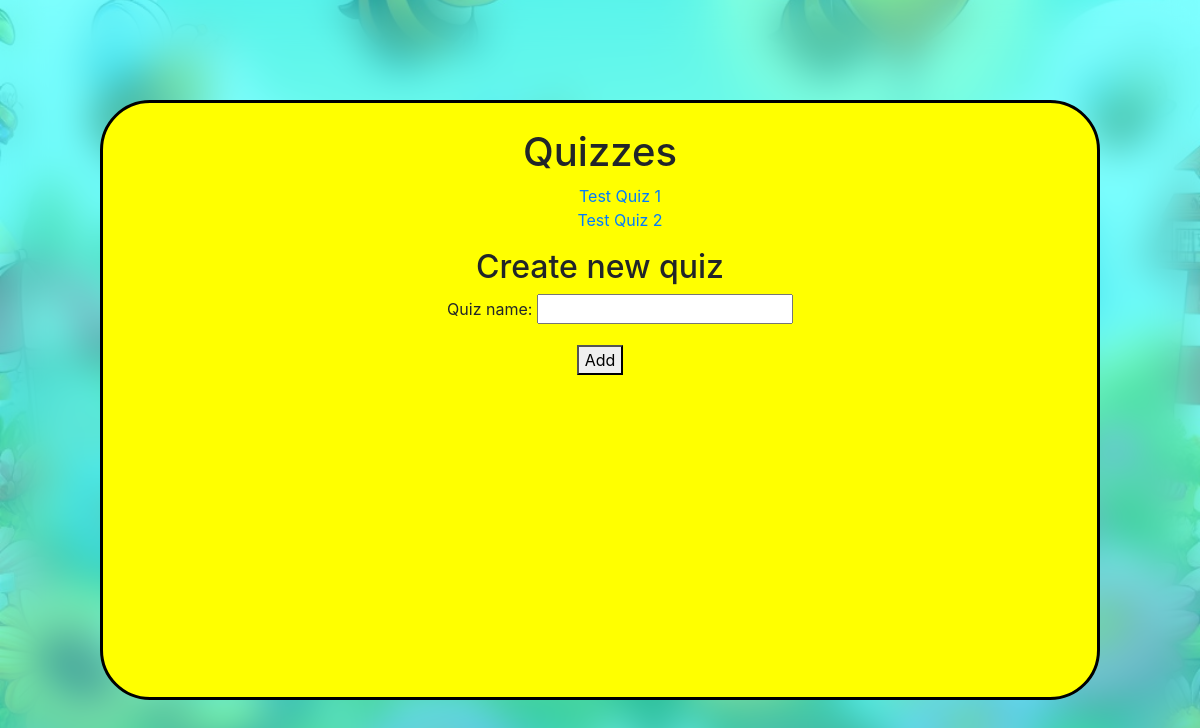
Page /quizzes/ on the earlier database version.
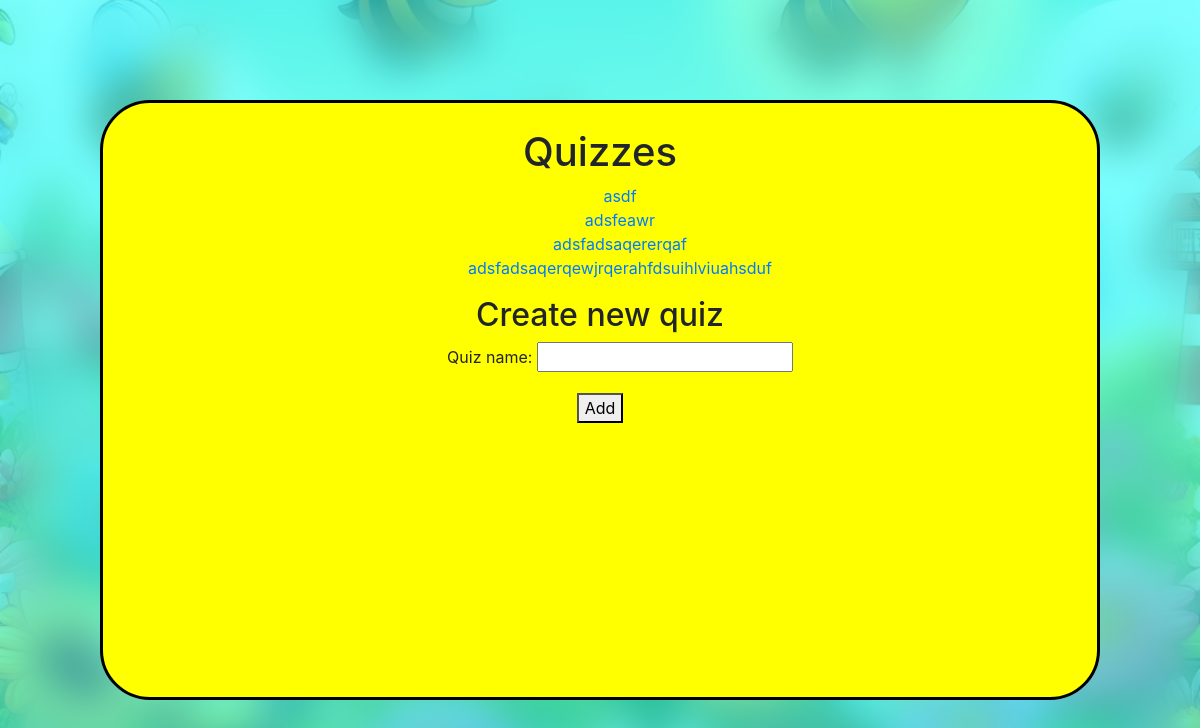
Same page on the later database version.
### quiz_creator/models.py (models this page shows, shortened)
class Quiz(models.Model):
    quiz_name = models.CharField(max_length=255)
    questions = models.ManyToManyField(Question, blank=True)

### quiz_creator/views.py (the view, shortened to what this page needs)
# urls.py: path('quizzes/', views.quiz_list, name='quizzes'),
def quiz_list(request):
    if request.method == "GET":
        quizzes = Quiz.objects.all()
        form = NewQuizForm()
        return render(
            request,
            'quiz_creator/quiz_list.html',
            {'quizzes': quizzes, 'form': form}
        )

### quiz_creator/forms.py
class NewQuizForm(forms.ModelForm):
    class Meta:
        model = Quiz
        fields = ['quiz_name']

### quiz_creator/templates/quiz_creator/quiz_list.html (shortened to what this page needs)
{% extends 'base_yellow.html' %}
{% block yellow_content %}
  <h1>Quizzes</h1>
  <ul>
    {% for quiz in quizzes %}
      <li>
        <a href="{% url 'quiz_detail' quiz.pk %}">{{ quiz.quiz_name }}</a>
      </li>
    {% endfor %}
  </ul>
  <section>
    <h2>Create new quiz</h2>
    <form action="{% url 'quizzes' %}" method="POST">
      <ul>{{ form.as_ul }}</ul>
      <button>Add</button>
    </form>
  </section>
{% endblock %}

Differences in the rows shown:
changed Quiz: quiz_name "Test Quiz 1" → "asdf"
changed Quiz: quiz_name "Test Quiz 2" → "adsfeawr"
added Quiz: quiz_name "adsfadsaqererqaf"
added Quiz: quiz_name "adsfadsaqerqewjrqerahfdsuihlviuahsduf"
